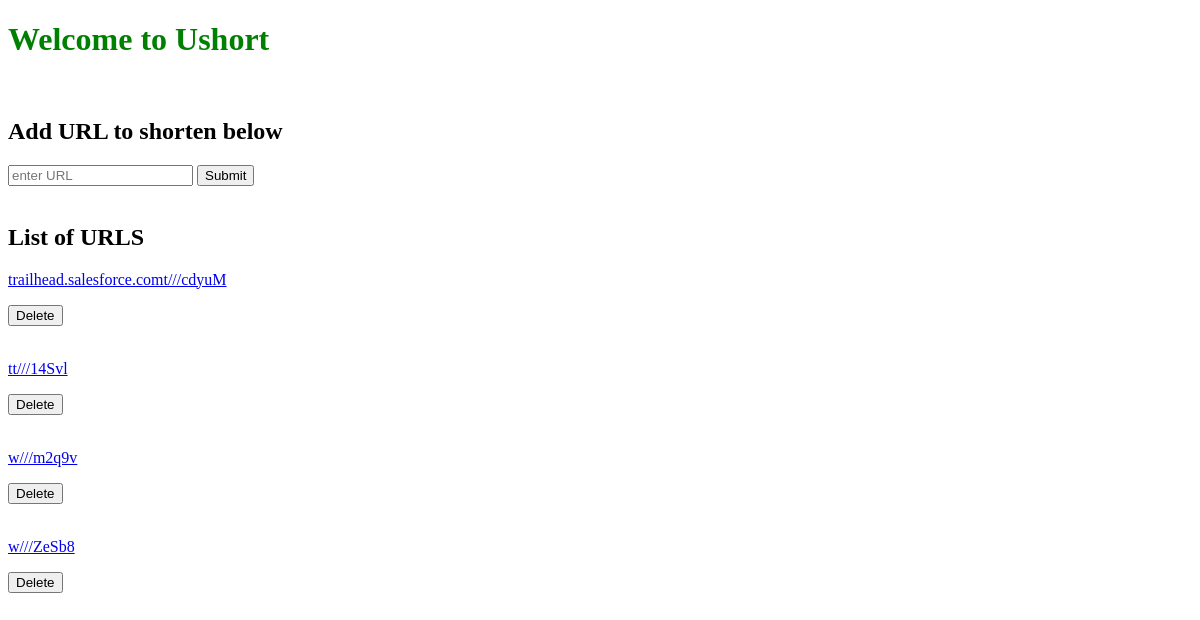
Before: / with the older database file.
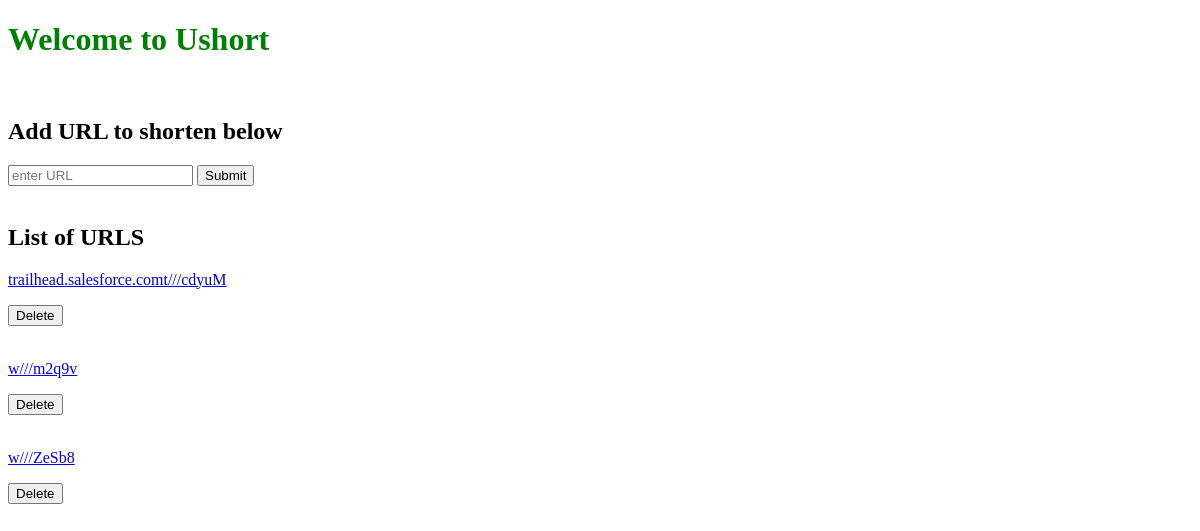
After: the same page with the newer database file.
### Ushort_app/models.py (models this page shows, shortened)
class Ushort(models.Model):
    url_name = models.CharField(max_length = 200)
    shortened_url = models.CharField(max_length = 10)

### Ushort_app/views.py (the view)
# urls.py: path('', views.ushrink_list, name = 'list'),
def ushrink_list(request):
    all_urls = Ushort.objects.all()
    context = {
        "all_urls": all_urls
    }
    if request.method == 'GET':
        return render(request, 'shrink/home.html',context)

### templates/shrink/home.html (shortened to what this page needs)
{% extends 'base.html' %}
{% block content %}
    <h1> Welcome to Ushort</h1><br>
    <h2>Add URL to shorten below</h2>
    <form id='add entry' action= "{%url 'Ushort_app:post' %}" method= 'POST'>
        <div id='site_name'>
            <input type="text" id="url_shortener" name="url" placeholder="enter URL" />
            <button type="submit">Submit</button><br /><br />
        </div>
    </form>
    <h2 class='text-center'>List of URLS</h2>
{% for link in all_urls %}
<p class='text-center'><a href='https://{{link.url_name}}' target='_blank'>{{link.shortened_url}}</a></p>
<a href= "{% url 'Ushort_app:delete' link.id %}"><button>Delete</button></a><br><br>
{% endfor %}
{% endblock %}

Changed rows visible on the page:
removed Ushort: shortened_url "tt///14Svl"
